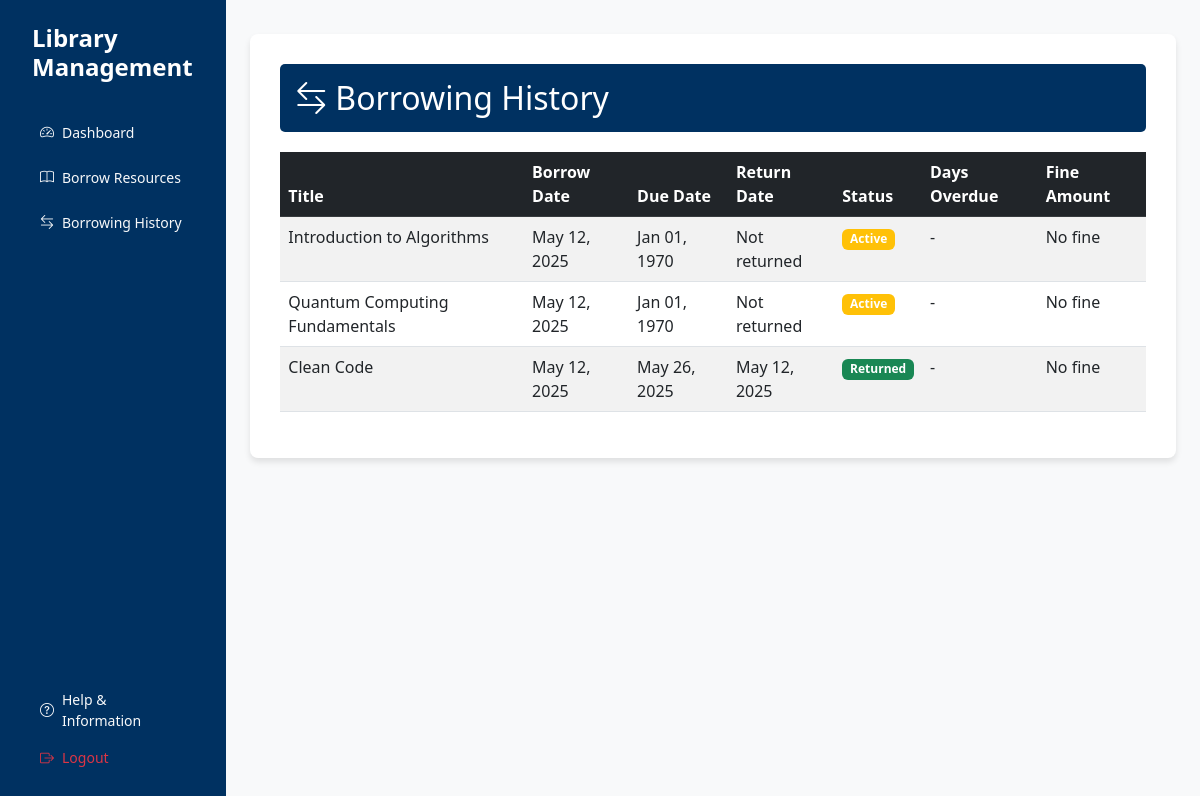
The app's page /interface/borrowing_history.php (signed in) with its own data.
### tables this page shows
CREATE TABLE `borrowings` (
  `borrowing_id` int(11) NOT NULL,
  `user_id` int(11) NOT NULL,
  `resource_id` int(11) NOT NULL,
  `borrow_date` datetime DEFAULT current_timestamp(),
  `due_date` datetime DEFAULT NULL,
  `return_date` datetime DEFAULT NULL,
  `fine_amount` decimal(10,2) DEFAULT 0.00,
  `status` enum('pending','active','returned','overdue') DEFAULT 'pending',
  `approved_by` int(11) DEFAULT NULL,
  `approved_at` datetime DEFAULT NULL,
  `returned_by` int(11) DEFAULT NULL
);

CREATE TABLE `library_resources` (
  `resource_id` int(11) NOT NULL,
  `title` varchar(255) NOT NULL,
  `accession_number` varchar(20) NOT NULL,
  `category` enum('book','periodical','media') NOT NULL,
  `status` enum('available','borrowed','maintenance') DEFAULT 'available',
  `created_at` timestamp NOT NULL DEFAULT current_timestamp(),
  `updated_at` timestamp NOT NULL DEFAULT current_timestamp() ON UPDATE current_timestamp(),
  `cover_image` varchar(255) DEFAULT NULL
);

### controller/BorrowingController.php (called while the page is built, shortened)
<?php
require_once '../config/Database.php';
class BorrowingController {
    private $conn;
    public function __construct() {
        $database = new Database();
        $this->conn = $database->getConnection();
    }
    public function displayBorrowingHistory($user_id) {
        try {
            $query = "SELECT
                        b.borrowing_id,
                        lr.title,
                        b.borrow_date,
                        b.due_date,
                        b.return_date,
                        b.status,
                        b.fine_amount,
                        CASE
                            WHEN b.return_date IS NULL AND CURRENT_DATE > b.due_date THEN 'overdue'
                            WHEN b.return_date IS NOT NULL THEN 'returned'
                            ELSE 'active'
                        END as current_status,
                        CASE
                            WHEN b.return_date IS NULL AND CURRENT_DATE > b.due_date
                            THEN DATEDIFF(CURRENT_DATE, b.due_date)
                            ELSE 0
                        END as days_overdue,
                        fc.fine_amount as daily_fine_rate,
                        CASE
                            WHEN b.return_date IS NULL AND CURRENT_DATE > b.due_date
                            THEN DATEDIFF(CURRENT_DATE, b.due_date) * fc.fine_amount
                            ELSE b.fine_amount
                        END as calculated_fine
                    FROM borrowings b
                    JOIN library_resources lr ON b.resource_id = lr.resource_id
                    JOIN fine_configurations fc ON lr.category = fc.resource_type
                    WHERE b.user_id = :user_id
                    ORDER BY b.borrow_date DESC";
            $stmt = $this->conn->prepare($query);
            $stmt->bindParam(':user_id', $user_id);
            $stmt->execute();
            return $stmt->fetchAll(PDO::FETCH_ASSOC);
        } catch (PDOException $e) {
            error_log("Error in borrowing history: " . $e->getMessage());
            return false;
        }
    }
}

### config/Database.php (called while the page is built, shortened)
<?php
class Database {
    private $host = "localhost";
    private $port = "3306";
    private $db_name = "library";
    private $username = "root";
    private $password = "";
    public function getConnection() {
        $this->conn = null;
        try {
            $this->conn = new PDO(
                "mysql:host=" . $this->host . ";port=" . $this->port . ";dbname=" . $this->db_name,
                $this->username,
                $this->password
            );
            $this->conn->setAttribute(PDO::ATTR_ERRMODE, PDO::ERRMODE_EXCEPTION);
        } catch(PDOException $e) {
            echo "Connection Error: " . $e->getMessage();
        }
        return $this->conn;
    }
}

### interface/borrowing_history.php (the view, shortened to what this page needs)
<?php
require_once '../controller/BorrowingController.php';
$user_id = $_SESSION['user_id'];
$borrowingController = new BorrowingController();
$borrowingHistory = $borrowingController->displayBorrowingHistory($user_id);
?>
<!DOCTYPE html>
<html lang="en">
<head>
    <link href="https://cdn.jsdelivr.net/npm/bootstrap@5.3.0/dist/css/bootstrap.min.css" rel="stylesheet">
    <link href="https://cdn.jsdelivr.net/npm/bootstrap-icons@1.10.0/font/bootstrap-icons.css" rel="stylesheet">
</head>
<body>
    <div class="d-flex">
        <?php include 'includes/sidebarModal.php'; ?>
        <main class="flex-grow-1 bg-light">
            <div class="container-fluid p-4">
                <div class="row">
                    <div class="col-12">
                        <div class="borrowing-history-container">
                            <div class="page-header">
                                <h2 class="mb-0">
                                    <i class="bi bi-arrow-left-right me-2"></i>Borrowing History
                                </h2>
                            </div>
                            <?php if ($borrowingHistory === false): ?>
                                <div class="alert alert-danger">An error occurred while retrieving the borrowing history.</div>
                            <?php elseif (empty($borrowingHistory)): ?>
                                <div class="alert alert-info">No borrowing history found.</div>
                            <?php else: ?>
                                <div class="table-responsive">
                                    <table class="table table-striped table-hover">
                                        <thead class="table-dark">
                                            <tr>
                                                <th>Title</th>
                                                <th>Borrow Date</th>
                                                <th>Due Date</th>
                                                <th>Return Date</th>
                                                <th>Status</th>
                                                <th>Days Overdue</th>
                                                <th>Fine Amount</th>
                                            </tr>
                                        </thead>
                                        <tbody>
                                            <?php foreach ($borrowingHistory as $record): ?>
                                                <tr>
                                                    <td><?php echo htmlspecialchars($record['title']); ?></td>
                                                    <td><?php echo date('M d, Y', strtotime($record['borrow_date'])); ?></td>
                                                    <td><?php echo date('M d, Y', strtotime($record['due_date'])); ?></td>
                                                    <td><?php echo $record['return_date']
                                                        ? date('M d, Y', strtotime($record['return_date']))
                                                        : 'Not returned'; ?></td>
                                                    <td>
                                                        <?php
                                                        $statusBadge = match($record['current_status']) {
                                                            'active' => 'bg-warning',
                                                            'returned' => 'bg-success',
                                                            'overdue' => 'bg-danger',
                                                            default => 'bg-secondary'
                                                        };
                                                        ?>
                                                        <span class="badge <?php echo $statusBadge; ?>">
                                                            <?php echo ucfirst($record['current_status']); ?>
                                                        </span>
                                                    </td>
                                                    <td>
                                                        <?php if ($record['days_overdue'] > 0): ?>
                                                            <span class="text-danger"><?php echo $record['days_overdue']; ?> days</span>
                                                        <?php else: ?>
                                                            -
                                                        <?php endif; ?>
                                                    </td>
                                                    <td>
                                                        <?php if ($record['calculated_fine'] > 0): ?>
                                                            <strong class="text-danger">
                                                                $<?php echo number_format($record['calculated_fine'], 2); ?>
                                                            </strong>
                                                            <?php if ($record['current_status'] === 'overdue'): ?>
                                                                <br>
                                                                <small class="text-muted">
                                                                    Rate: $<?php echo number_format($record['daily_fine_rate'], 2); ?>/day
                                                                </small>
                                                            <?php endif; ?>
                                                        <?php else: ?>
                                                            No fine
                                                        <?php endif; ?>
                                                    </td>
                                                </tr>
                                            <?php endforeach; ?>
                                        </tbody>
                                    </table>
                                </div>
                            <?php endif; ?>
                        </div>
                    </div>
                </div>
            </div>
        </main>
    </div>
</body>
</html>

### interface/borrowing_history.php (style rules this page uses)
body { background-color: #f4f6f9; }
.borrowing-history-container { background-color: white; border-radius: 8px; box-shadow: 0 4px 6px rgba(0,0,0,0.1); padding: 30px; margin-top: 10px; }
.page-header { background-color: #003161; color: white; padding: 15px; border-radius: 5px; margin-bottom: 20px; }

### records on screen
borrowings: resource.title "Introduction to Algorithms", borrow_date "May 12, 2025", due_date "Jan 01, 1970", shows "Not returned", current_status "Active"
borrowings: resource.title "Quantum Computing Fundamentals", borrow_date "May 12, 2025", due_date "Jan 01, 1970", shows "Not returned", current_status "Active"
borrowings: resource.title "Clean Code", borrow_date "May 12, 2025", due_date "May 26, 2025", return_date "May 12, 2025", current_status "Returned"
